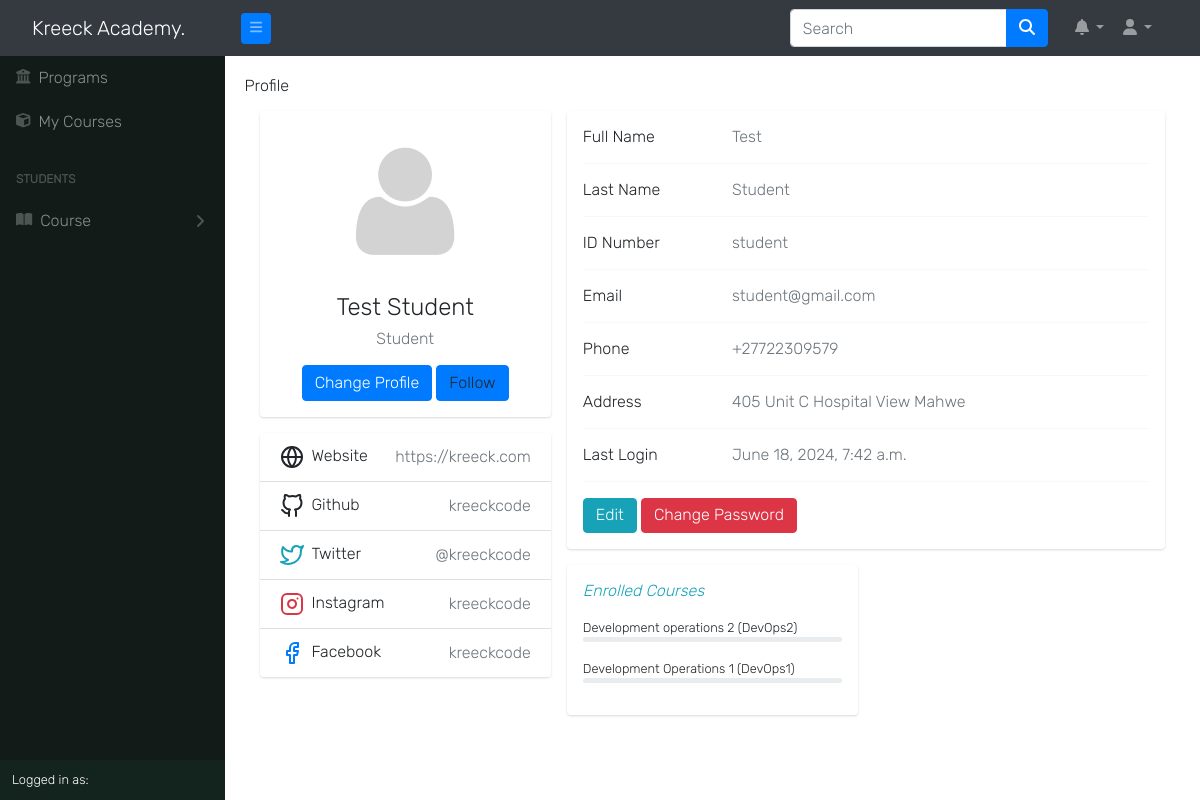
/auth/profile/ (signed in), run on the app's committed database.
### accounts/models.py (models this page shows, shortened)
class User(AbstractUser):
    is_student = models.BooleanField(default=False)
    is_lecturer = models.BooleanField(default=False)
    is_parent = models.BooleanField(default=False)
    is_dep_head = models.BooleanField(default=False)
    phone = models.CharField(max_length=60, blank=True, null=True)
    address = models.CharField(max_length=60, blank=True, null=True)
    picture = models.ImageField(upload_to='profile_pictures/%y/%m/%d/', default='default.png', null=True)
    email = models.EmailField(blank=True, null=True)
    username_validator = ASCIIUsernameValidator()
    objects = UserManager()
    @property
    def get_full_name(self):
        full_name = self.username
        if self.first_name and self.last_name:
            full_name = self.first_name + " " + self.last_name
        return full_name
    @property
    def get_user_role(self):
        if self.is_superuser:
            return "Admin"
        elif self.is_student:
            return "Student"
        elif self.is_lecturer:
            return "Lecturer"
        elif self.is_parent:
            return "Parent"

### result/models.py (models this page shows, shortened)
class TakenCourse(models.Model):
    student = models.ForeignKey(Student, on_delete=models.CASCADE)
    course = models.ForeignKey(Course, on_delete=models.CASCADE, related_name='taken_courses')
    assignment = models.DecimalField(max_digits=5, decimal_places=2, default=0.0)
    mid_exam = models.DecimalField(max_digits=5, decimal_places=2, default=0.0)
    quiz = models.DecimalField(max_digits=5, decimal_places=2, default=0.0)
    attendance = models.DecimalField(max_digits=5, decimal_places=2, default=0.0)
    final_exam = models.DecimalField(max_digits=5, decimal_places=2, default=0.0)
    total = models.DecimalField(max_digits=5, decimal_places=2, default=0.0)
    grade = models.CharField(choices=GRADE, max_length=2, blank=True)
    point = models.DecimalField(max_digits=5, decimal_places=2, default=0.0)
    comment = models.CharField(choices=COMMENT, max_length=200, blank=True)
    def __str__(self):
        return "{0} ({1})".format(self.course.title, self.course.code)

### course/models.py (models this page shows, shortened)
class Course(models.Model):
    slug = models.SlugField(blank=True, unique=True)
    title = models.CharField(max_length=200, null=True)
    code = models.CharField(max_length=200, unique=True, null=True)
    credit = models.IntegerField(null=True, default=0)
    summary = models.TextField(max_length=200, blank=True, null=True)
    program = models.ForeignKey(Program, on_delete=models.CASCADE)
    level = models.CharField(max_length=25, choices=LEVEL, null=True)
    year = models.IntegerField(choices=YEARS, default=0)
    semester = models.CharField(choices=SEMESTER, max_length=200)
    is_elective = models.BooleanField(default=False, blank=True, null=True)
    price = models.DecimalField(max_digits=10, decimal_places=2, default=0.00)
    objects = CourseManager()

### accounts/views.py (the view, shortened to what this page needs)
# urls.py: path('profile/', profile, name='profile'),
@cache_control(no_cache=True, must_revalidate=True, no_store=True)
@login_required
def profile(request):
    try:
        current_session = get_object_or_404(Session, is_current_session=True)
        current_semester = get_object_or_404(Semester, is_current_semester=True, session=current_session)
    except Semester.MultipleObjectsReturned and Semester.DoesNotExist and Session.DoesNotExist:
        raise Http404
    if request.user.is_lecturer:
        courses = Course.objects.filter(allocated_course__lecturer__pk=request.user.id).filter(
            semester=current_semester)
        return render(request, 'accounts/profile.html', {
            'title': request.user.get_full_name,
            "courses": courses,
            'current_session': current_session,
            'current_semester': current_semester,
        })
    elif request.user.is_student:
        level = Student.objects.get(student__pk=request.user.id)
        try:
            parent = Parent.objects.get(student=level)
        except:
            parent = "no parent set"
        courses = TakenCourse.objects.filter(student__student__id=request.user.id, course__level=level.level)
        context = {
            'title': request.user.get_full_name,
            'parent': parent,
            'courses': courses,
            'level': level,
            'current_session': current_session,
            'current_semester': current_semester,
        }
        return render(request, 'profile/profile.html', context)

### templates/profile/profile.html (shortened to what this page needs)
{% extends 'base.html' %}
{% load static %}
{% load i18n %}
{% block content %}
<div class="title">
  <span class="text">Profile</span>
</div>
    <link rel="stylesheet" href="/static/css/bootstrap.css">
        <div class="main-body">
              <div class="row gutters-sm">
                <div class="col-md-4 mb-3">
                  <div class="card">
                    <div class="card-body">
                      {% if request.user.is_authenticated %}
                      <div class="d-flex flex-column align-items-center text-center">
                        <img src="{{ user.picture.url }}" alt="Admin" class="rounded-circle" width="150"  onload="cacheProfilePicture(this);">
                        <div class="mt-3">
                          <h4>{{ user.get_full_name|title }}</h4>
                          <p class="text-secondary mb-1">{{ user.get_user_role }}</p>
                          <a class="btn btn-primary" href="{% url 'edit_profile' %}">Change Profile</a>
                          <a class="btn btn-primary" >Follow</a>
                        </div>
                      </div>
                      {% endif %}
                    </div>
                  </div>
                  <div class="card mt-3">
                    <ul class="list-group list-group-flush">
                      <li class="list-group-item d-flex justify-content-between align-items-center flex-wrap">
                        <h6 class="mb-0">Website</h6>
                        <span class="text-secondary">https://kreeck.com</span>
                      </li>
                      <li class="list-group-item d-flex justify-content-between align-items-center flex-wrap">
                        <h6 class="mb-0">Github</h6>
                        <span class="text-secondary">kreeckcode</span>
                      </li>
                      <li class="list-group-item d-flex justify-content-between align-items-center flex-wrap">
                        <h6 class="mb-0">Twitter</h6>
                        <span class="text-secondary">@kreeckcode</span>
                      </li>
                      <li class="list-group-item d-flex justify-content-between align-items-center flex-wrap">
                        <h6 class="mb-0">Instagram</h6>
                        <span class="text-secondary">kreeckcode</span>
                      </li>
                      <li class="list-group-item d-flex justify-content-between align-items-center flex-wrap">
                        <h6 class="mb-0">Facebook</h6>
                        <span class="text-secondary">kreeckcode</span>
                      </li>
                    </ul>
                  </div>
                </div>
                <div class="col-md-8">
                  <div class="card mb-3">
                    <div class="card-body">
                      <div class="row">
                        <div class="col-sm-3">
                          <h6 class="mb-0">Full Name</h6>
                        </div>
                        <div class="col-sm-9 text-secondary">
                          {{ user.first_name|title }}
                        </div>
                      </div>
                      <hr>
                      <div class="row">
                        <div class="col-sm-3">
                          <h6 class="mb-0">Last Name</h6>
                        </div>
                        <div class="col-sm-9 text-secondary">
                          {{ user.last_name|title }}
                        </div>
                      </div>
                      <hr>
                      <div class="row">
                        <div class="col-sm-3">
                          <h6 class="mb-0">ID Number</h6>
                        </div>
                        <div class="col-sm-9 text-secondary">
                          {{ user.username }}
                        </div>
                      </div>
                      <hr>
                      <div class="row">
                        <div class="col-sm-3">
                          <h6 class="mb-0">Email</h6>
                        </div>
                        <div class="col-sm-9 text-secondary">
                          {{ user.email }}
                        </div>
                      </div>
                      <hr>
                      <div class="row">
                        <div class="col-sm-3">
                          <h6 class="mb-0">Phone</h6>
                        </div>
                        <div class="col-sm-9 text-secondary">
                          {{ user.phone }}
                        </div>
                      </div>
                      <hr>
                      <div class="row">
                        <div class="col-sm-3">
                          <h6 class="mb-0">Address</h6>
                        </div>
                        <div class="col-sm-9 text-secondary">
                          {{ user.address }}
                        </div>
                      </div>
                      <hr>
                      <div class="row">
                        <div class="col-sm-3">
                          <h6 class="mb-0">Last Login</h6>
                        </div>
                        <div class="col-sm-9 text-secondary">
                          {{ user.last_login }}
                        </div>
                      </div>
                      <hr>
                      <div class="row">
                        <div class="col-sm-12">
                          <a class="btn btn-info " target="__blank" href="{% url 'edit_profile' %}">Edit</a>
                          <a class="btn btn-danger " target="__blank" href="{% url 'edit_profile' %}">Change Password</a>
                        </div>
                      </div>
                    </div>
                  </div>
                    {% if user.is_student %}
                      <div class="row gutters-sm">
                        <div class="col-sm-6 mb-3">
                          <div class="card h-100">
                            <div class="card-body">
                              {% if courses %}
                              <h6 class="d-flex align-items-center mb-3"><i class="material-icons text-info mr-2">Enrolled Courses</i></h6>
                                {% for course in courses %}
                                <small>{{ course }}</small>
                                <div class="progress mb-3" style="height: 5px">
                                </div>
                                {% endfor %}
                              {% else %}
                              <small>No Courses</small>
                              {% endif %}
                            </div>
                          </div>
                        </div>
                      {% endif %}
                  </div>
                </div>
              </div>
            </div>
        </div>
        {% endblock content %}

### static/css/style.css (style rules this page uses)
*, body { font-family: "Inter", sans-serif; }
body { background-color: #ffffff; }
.btn { border-radius: 2px; }
li { list-style: none; }
hr { margin: 10px 0px; border: 0.5px solid #f3f2f2; }
a { color: #666; text-decoration: none; }
.col-md-8 i { margin-right: 8px; }

### templates/profile/profile.html (style rules this page uses)
.main-body { padding: 15px; }
.card { box-shadow: 0 1px 3px 0 rgba(0,0,0,.1), 0 1px 2px 0 rgba(0,0,0,.06); }
.card { position: relative; display: flex; flex-direction: column; min-width: 0; word-wrap: break-word; background-color: #fff; background-clip: border-box; border: 0 solid rgba(0,0,0,.125); border-radius: .25rem; }
.card-body { flex: 1 1 auto; min-height: 1px; padding: 1rem; }
.gutters-sm { margin-right: -8px; margin-left: -8px; }
.gutters-sm>.col, .gutters-sm>[class*=col-] { padding-right: 8px; padding-left: 8px; }
.mb-3, .my-3 { margin-bottom: 1rem!important; }
.h-100 { height: 100%!important; }

### data on the page
User: picture (placeholder picture), get_full_name "Test Student", get_user_role "Student", first_name "Test", last_name "Student", username "student", email "student@gmail.com", phone "+27722309579", address "405 Unit C Hospital View Mahwe", last_login "June 18, 2024, 7:42 a.m."
TakenCourse: course.code "Development operations 2 (DevOps2)"
TakenCourse: course.code "Development Operations 1 (DevOps1)"
